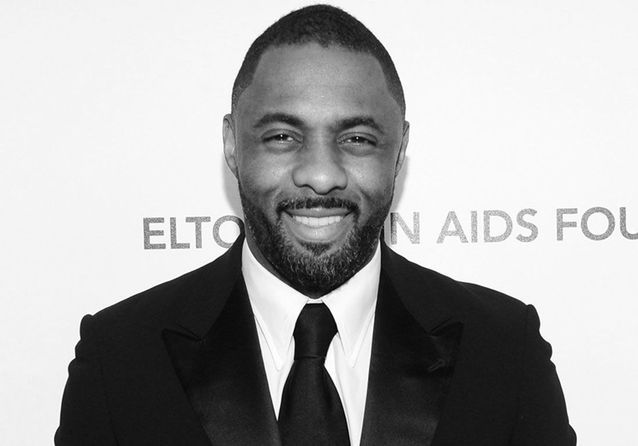
#> input picture HOG/idris.jpg, 638 x 446 px, given in place of mosa1.png, which was not available
$ python ac1-irl.py
#> lines starting #> are read from the running program, lines starting #| are printed output that depends on the picture; after the words box and inside, x2 and y2 are one past the last pixel; in counts of white or black regions, pixels touching at a corner belong together; pictures that were not available may be replaced by others from this repository, and a replacement may not be noted
import numpy as np
import cv2
from matplotlib import pyplot as plt
from sklearn.metrics import mean_squared_error
import cv2, time


###########################################################################
#detection de faace
def dec_face(gray):
    face_cascade = cv2.CascadeClassifier(cv2.data.haarcascades + 'haarcascade_frontalface_default.xml')
    faces = face_cascade.detectMultiScale(gray, 1.1, 4)
    #parcours de l'image pur les face detecté
    if (len(faces) != 0):
        for (x,y,w,h) in faces:
            faces = gray[y:y + h, x:x + w]
            cv2.rectangle(gray, (x, y), (x+w, y+h), (255,0,0),2)
            cv2.imshow('img', gray)
        return faces
    else :
        cv2.imshow('img', gray)
        return []

def create_regions(test_image,bloc_size_r,bloc_size_c):
    regions = []
    for r in range(0,test_image.shape[0], bloc_size_r):
        for c in range(0,test_image.shape[1], bloc_size_c):
            window = test_image[r:r+bloc_size_r,c:c+bloc_size_c]
            regions.append(window)
    return np.array(regions)

def get_desc(regions):
    descriptor = []
    hist = []
    for r in regions :
        temp = r.ravel().tolist()
        for i in range(256):
            hist.append(temp.count(i))
    descriptor.extend(hist)
    return descriptor

def lbp(M,i_ref,j_ref):
    ref_value = M[i_ref][j_ref]
    # print(ref_value)

    bin_val = ""
    #0
    if M[i_ref-1][j_ref-1] >= ref_value :
        bin_val += "1"
    else :
        bin_val += "0"
    #1
    if M[i_ref-1][j_ref] >= ref_value :
        bin_val += "1"
    else :
        bin_val += "0"
    #2
    if M[i_ref-1][j_ref+1] >= ref_value :
        bin_val += "1"
    else :
        bin_val += "0"
    #3
    if M[i_ref][j_ref+1] >= ref_value :
        bin_val += "1"
    else :
        bin_val += "0"
    #4
    if M[i_ref+1][j_ref+1] >= ref_value :
        bin_val += "1"
    else :
        bin_val += "0"
    #5
    if M[i_ref+1][j_ref] >= ref_value :
        bin_val += "1"
    else :
        bin_val += "0"
    #6
    if M[i_ref+1][j_ref-1] >= ref_value :
        bin_val += "1"
    else :
        bin_val += "0"
    #7
    if M[i_ref][j_ref-1] >= ref_value :
        bin_val += "1"
    else :
        bin_val += "0"
    dec_val = int(bin_val,2)
    #print(dec_val)
    return dec_val
##############################################################################################


img = cv2.imread("mosa1.png")
#> img is the input picture: shape (446, 638, 3); min 0, max 255, mean 170.1
gray = cv2.cvtColor(img, cv2.COLOR_BGR2GRAY)

model_face = dec_face(gray)
#> in dec_face, `faces = face_cascade.detectMultiScale(gray, 1.1, 4)`: faces = [[220, 61, 200, 200]]
#> the loop in dec_face, `for (x,y,w,h) in faces:` made 1 pass
#> pass 1, in dec_face, `faces = gray[y:y + h, x:x + w]`:
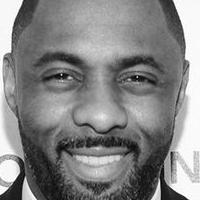
#> faces: shape (200, 200); min 0, max 255, mean 132.2
#> pass 1, in dec_face, `cv2.imshow('img', gray)`:
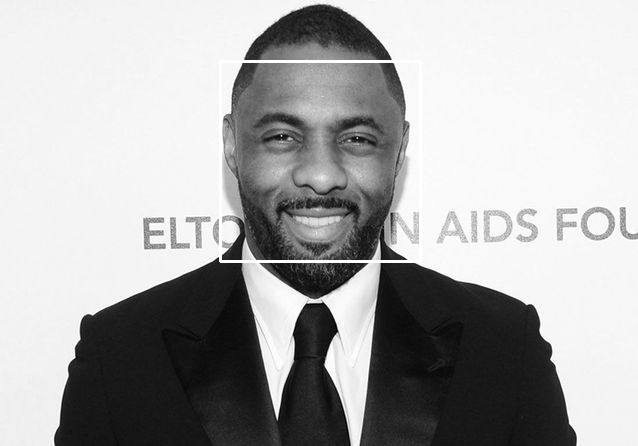
#> window 'img': shape (446, 638); min 0, max 255, mean 170.7

cv2.imshow('img',model_face)
cv2.waitKey(0)

#lecture de l'image enrengitré men qbel et resized it
model_face = cv2.resize(model_face,(128,128),interpolation = cv2.INTER_AREA)
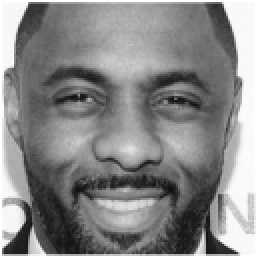
#> model_face: shape (128, 128) (shown 2 times larger); min 13, max 255, mean 134.4


#model image LBP
model_face_lbp = np.zeros((128,128))

for i in range(2, 127):
    for j in range(2, 127):
        # print(f[i][j])
        model_face_lbp[i-1][j-1] = lbp(model_face,i,j)
#> this loop made 125 passes
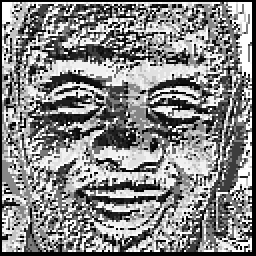
#> model_face_lbp: shape (128, 128) float64 (shown 2 times larger); min 0, max 255, mean 134.2


bloc_size_r = 8
bloc_size_c = 8
regions = []
region_model = create_regions(model_face_lbp,bloc_size_c,bloc_size_r)
desc_model = get_desc (region_model)
# print(desc_model)
########################################################################################""

video = cv2.VideoCapture(0)
face_cascade = cv2.CascadeClassifier(cv2.data.haarcascades + 'haarcascade_frontalface_default.xml')
face_lbp = []

while True:
    _, img = video.read()

    gray = cv2.cvtColor(img, cv2.COLOR_BGR2GRAY)

    # faces = face_cascade.detectMultiScale(gray, 1.4, 5)

    faces = dec_face(gray)
#> the loop in dec_face (call 2), `for (x,y,w,h) in faces:` made 1 pass

    # print(faces)
    if (len(faces) > 0):
        face_lbp = np.zeros((128,128))
        faces = cv2.resize(faces,(128,128),interpolation = cv2.INTER_AREA)
        for i in range(2, 127):
            for j in range(2, 127):
                # print(f[i][j])
                face_lbp[i-1][j-1] = lbp(faces,i,j)

        regions = create_regions(face_lbp,bloc_size_c,bloc_size_r)
        #defiition du descripteur a partir des region lbp
        desc = get_desc (regions)
        #calcule du mse
        mse = mean_squared_error(desc_model,desc)

        if (mse <= 1.3):
            cv2.putText(gray, "lotfi", (50, 50), cv2.FONT_HERSHEY_SCRIPT_SIMPLEX, 1, (255,255,255), 2)
#> gray: shape (446, 638); 0.21% of pixels changed, all inside (x1, y1, x2, y2) = (49, 28, 98, 64)
            cv2.imshow('img', gray)
            print(mse)
#| 0.0


    key = cv2.waitKey(1)
#> (key q is pressed here)
    if key == ord('q'):
        break

video.release()


# [32 lines of commented-out code are left out]
